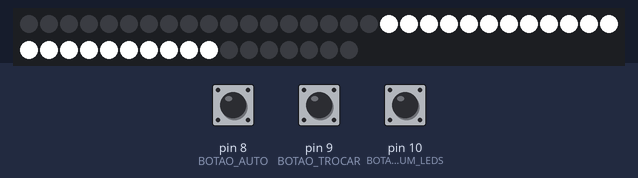
The sketch below on a simulated Arduino Uno, built with avr-gcc and run on an emulated ATmega328P. Parts: 47 RGB LEDs in strip order, left to right, continuing on the next row. Inputs (shaded band) come from the test bench; at power-on: pin 9 (BOTAO_TROCAR) HIGH, pin 8 (BOTAO_AUTO) HIGH, pin 10 (BOTAO_NUM_LEDS) HIGH. Dim RGB values are drawn brighter than linear.

Above: at 2.2 s.
2.3 s: pin 9 (BOTAO_TROCAR) pulled LOW for 0.6 s
At 5.6 s:
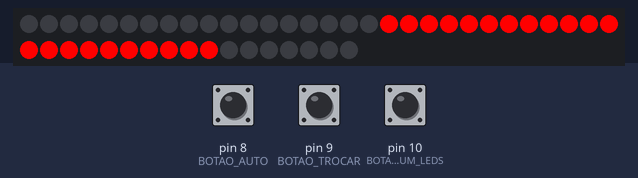
5.9 s: pin 8 (BOTAO_AUTO) pulled LOW for 0.6 s
At 7.1 s:
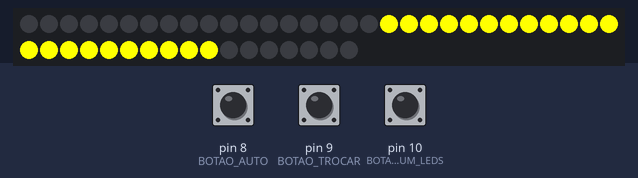
8.0 s: pin 9 (BOTAO_TROCAR) pulled LOW for 1 s
At 11.6 s:
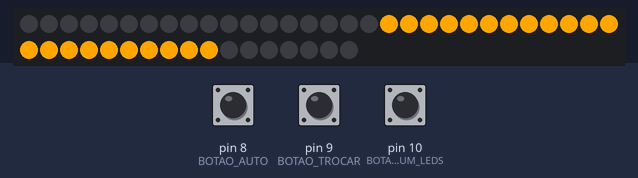
12.0 s: pin 8 (BOTAO_AUTO) pulled LOW for 1 s
At 12.9 s:
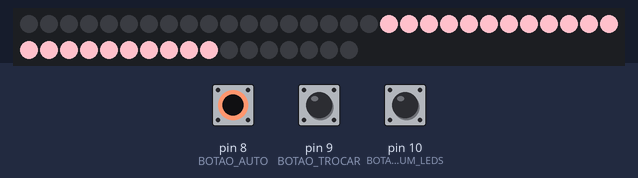
14.5 s: pin 8 (BOTAO_AUTO) pulled LOW for 3.2 s
At 17.5 s:
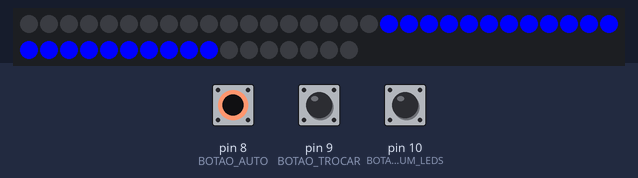
19.2 s: pin 9 (BOTAO_TROCAR) pulled LOW for 0.6 s
At 22.2 s:
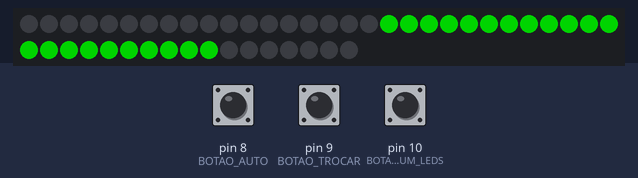
Timing chart, 0 to 23.7 s (numbered marks = the images above; inputs shaded):
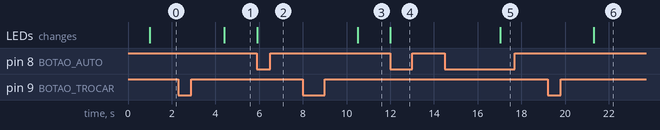

Measured:
- after the input at 2.3 s, the LEDs: change after 2.1 s (image 1)
- after the input at 5.9 s, the LEDs: change at once (image 2)
- after the input at 8.0 s, the LEDs: change after 2.5 s (image 3)
- after the input at 12.0 s, the LEDs: change at once (image 4)
- after the input at 14.5 s, the LEDs: change after 2.5 s (image 5)
- after the input at 19.2 s, the LEDs: change after 2.1 s (image 6)

The sketch:

FITA_LED_RGB_WS2812.ino
```cpp
#include <FastLED.h> // Library FastLED by Daniel Garcia

// For led chips like WS2812, which have a data line, ground, and power, you just
// need to define DATA_PIN.  For led chipsets that are SPI based (four wires - data, clock,
// ground, and power), like the LPD8806 define both DATA_PIN and CLOCK_PIN
// Clock pin only needed for SPI based chipsets when not using hardware SPI
#define DATA_PIN 7
#define CLOCK_PIN 13
#define BOTAO_AUTO 8
#define BOTAO_TROCAR 9
#define BOTAO_NUM_LEDS 10

#define NUM_LEDS 47

byte contadorCor = 0;
unsigned int inicio = 0;
unsigned int fim = 47;
unsigned long int tempoDelay=0;


CRGB cor= CRGB::White;
CRGB leds[NUM_LEDS];
CRGB cores[]={
              CRGB::White, CRGB::Red,             CRGB::Yellow,
              CRGB::Orange,CRGB::Pink,            CRGB::Blue,
              CRGB::Green, CRGB::Purple,          CRGB::Aqua,
              CRGB::LightCoral, CRGB::DarkOrange,  CRGB::Aquamarine,
              CRGB::DarkBlue };


void setup() {
  pinMode(BOTAO_AUTO, INPUT_PULLUP);
  pinMode(BOTAO_TROCAR, INPUT_PULLUP);
  pinMode(BOTAO_NUM_LEDS, INPUT_PULLUP);
  delay(1000);
  if(digitalRead(BOTAO_NUM_LEDS))
  {
    inicio = 18;
    fim=40;
  }
  else{
    inicio = 9;
    fim=47;
  }
  FastLED.addLeds<NEOPIXEL, DATA_PIN>(leds, NUM_LEDS);  // GRB ordering is assumed

  for(byte i=inicio; i<fim; i++)
    leds[i] = cor;
  FastLED.show();
}

void loop()
{
  if(!digitalRead(BOTAO_AUTO)) // Trocar Automaticamente
  {
    if((millis()-tempoDelay)>(1000*5))
    {
      tempoDelay= millis();
      trocarCor();
    }
  }

  if(!digitalRead(BOTAO_TROCAR))// Trocar Manualmente
  {
    while(!digitalRead(BOTAO_TROCAR));
    trocarCor();
    delay(1500);
  }

  // Turn the LED on, then pause
  for(byte i=inicio; i<fim; i++)
    leds[i] = cor;
  FastLED.show();
  delay(500);
}

void trocarCor()
{
  if(++contadorCor>12) contadorCor=0;
    cor = cores[contadorCor];
}
```
